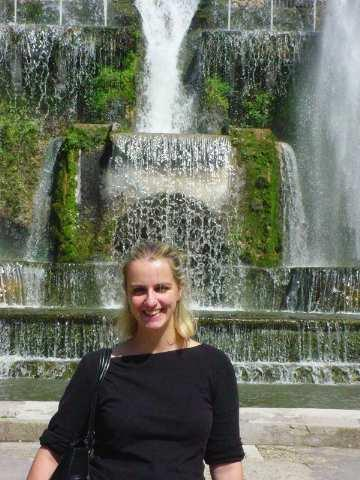
#> input picture data/image1.jpg, 360 x 480 px, found by its file name
$ jupyter execute Opencv.ipynb
#> lines starting #> are read from the running program, lines starting #| are printed output that depends on the picture
[cell 1]
import numpy as np
import cv2

# Open the image.
img = cv2.imread('data\\image1.jpg')
#> img is the input picture: shape (480, 360, 3); mean B, G, R 98.3, 111.8, 107.2

# Load the mask.
mask = cv2.imread('data\\mask1.jpg', 0)
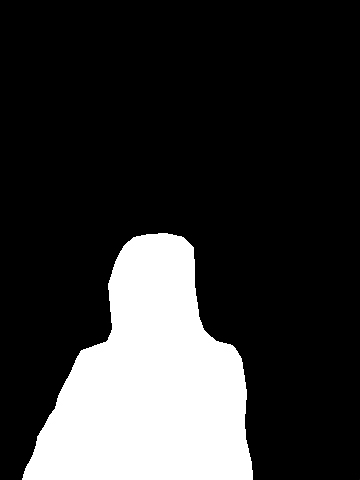
#> input picture data/mask1.jpg, 360 x 480 px, found by its file name
#> mask is the input picture: shape (480, 360); min 0, max 255, mean 52.6

# Inpaint.
dst = cv2.inpaint(img, mask, 3, cv2.INPAINT_NS)
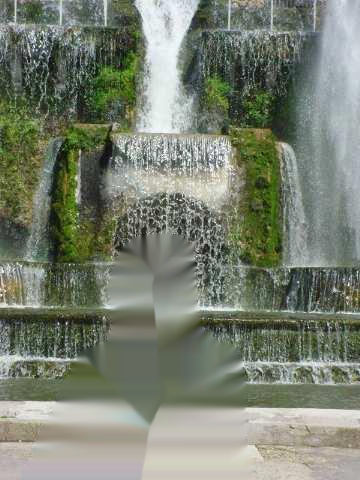
#> dst: shape (480, 360, 3); mean B, G, R 113.3, 128.6, 121.8
# dst = cv2.inpaint(img, mask, 3, cv2.INPAINT_TELEA)

# Write the output.
cv2.imwrite('opencv_TELEA_NS.png', dst)
#> Out = True
